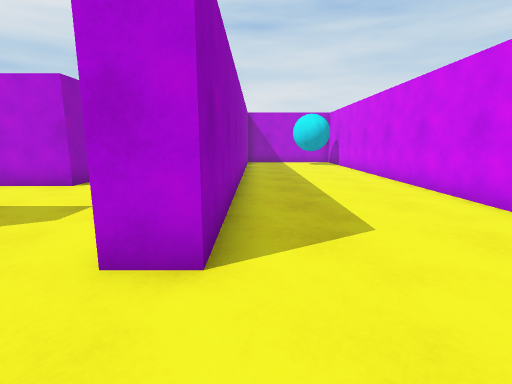
[1] (above)

16 first-person views from a walk through a Unity game level. The camera is 1.2 m above the floor, tilts 10° down and sees 85° across. The floor is counted in squares, 1 m on a side. Each view is taken from the middle of a square. On the plan, view 1 faces up. The plan holds only what a view shows up to about 13 squares ahead; the rest is blank.

[2]
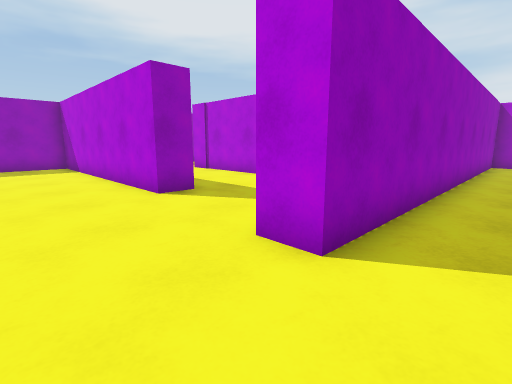

[3]
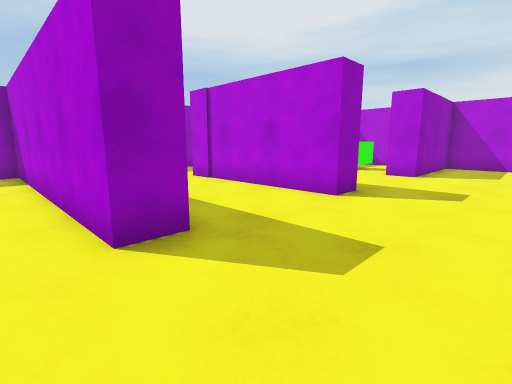

[4]
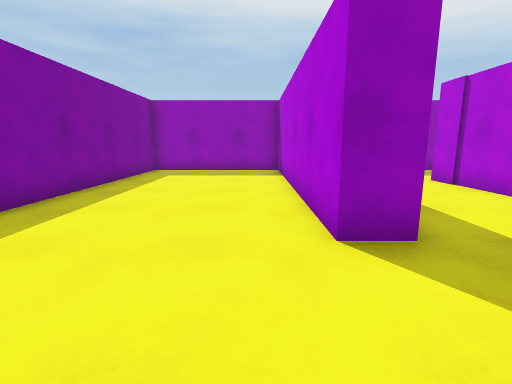

[5]
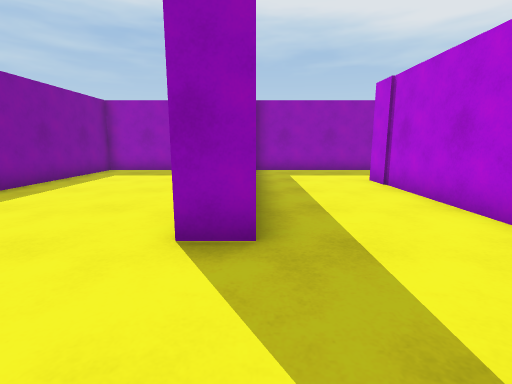

[6]
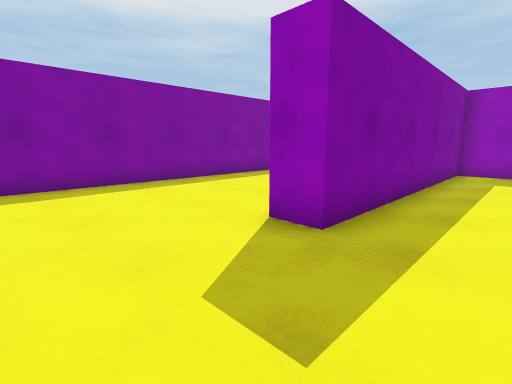

[7]
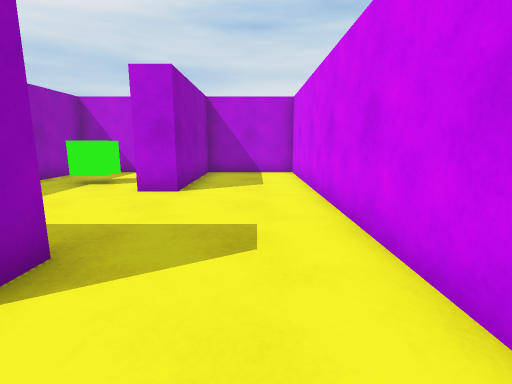

[8]
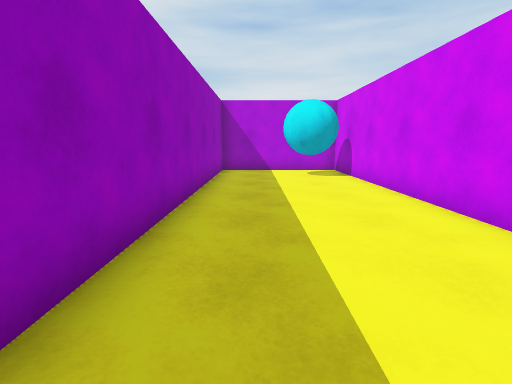

[9]
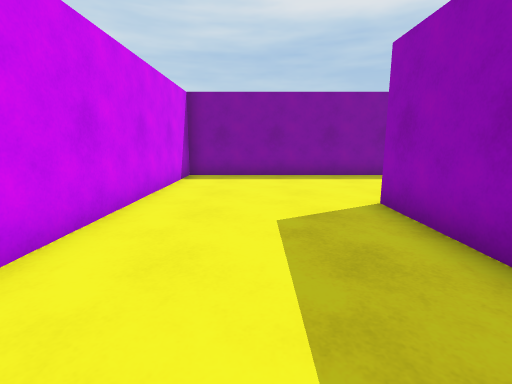

[10]
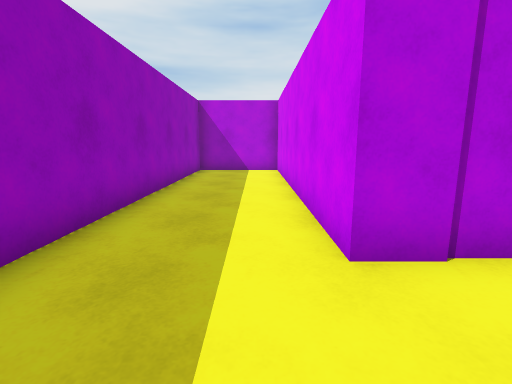

[11]
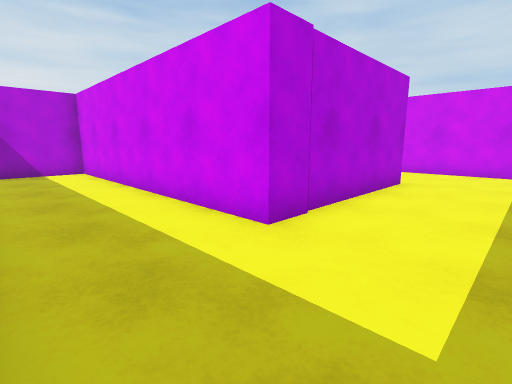

[12]
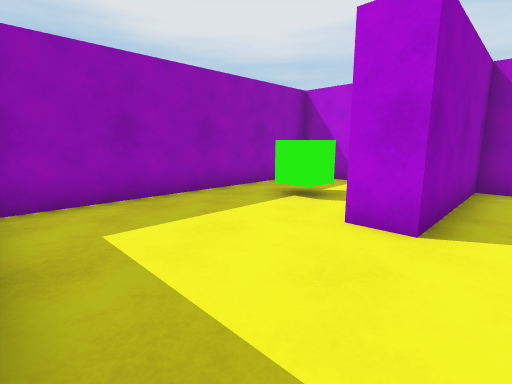

[13]
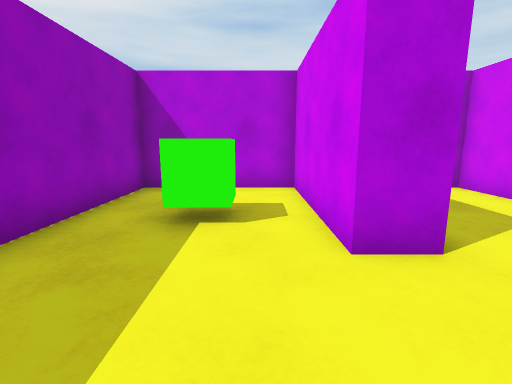

[14]
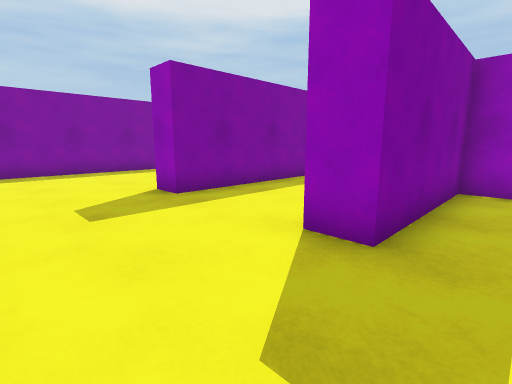

[15]
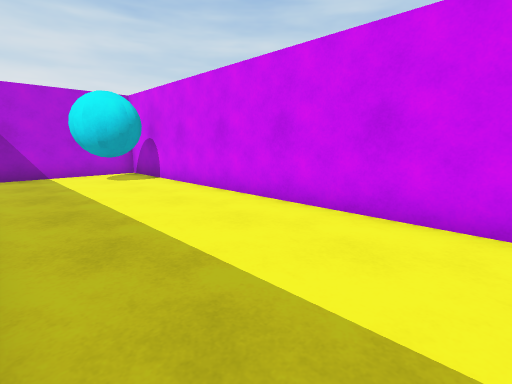

[16]
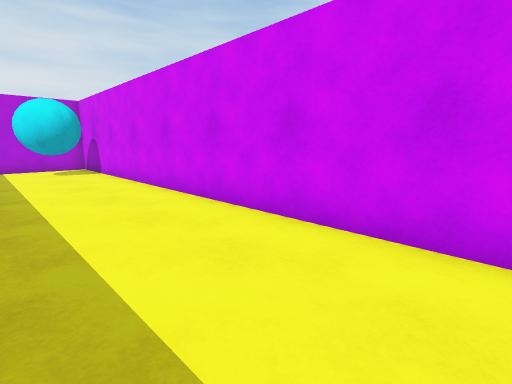

### Floor plan
Points are (right, up) in squares from view 1. A wall is a line through its corners. A room is listed if a view was taken in it or the views show most of it. See-through windows are left out.
Room 1 (views 1, 2, 3, 4, 5, 6, 7, 8, 9, 10, 11, 12, 13, 14, 15, 16)
walls: (-1.5, 5.5) (-1.5, 17.5) (-5, 17.5) (-5, 12.9) (-6, 12.9) (-6, 17.5) (-10, 17.5) (-10, 8.8) (-5.3, 8.8) (-5.3, 7.8) (-11, 7.8) (-11, 17.5) (-14.5, 17.5) (-14.5, 4) (-5.3, 4) (-5.3, 3) (-14.5, 3) (-14.5, -2.5) (4.5, -2.5) (4.5, 17.5) (-0.5, 17.5) (-0.5, 2.5) (-1.5, 2.5)
objects: green cube (-8, 14) to (-7, 15); cyan ball (2, 15) to (4, 16)

Positions as (right, up) in squares from view 1, and headings:
1: (0, 0), facing up
2: (1, 0), facing up-left
3: (-2, 2), facing up-left
4: (-2, 2), facing left
5: (-2, 4), facing left
6: (-2, 6), facing down-left
7: (-3, 6), facing up
8: (1, 5), facing up
9: (2, 8), facing down
10: (-12, 5), facing up
11: (-14, 5), facing up-right
12: (-4, 9), facing up-left
13: (-7, 10), facing up
14: (-2, 10), facing down-left
15: (0, 6), facing up-right
16: (1, 3), facing up-right
